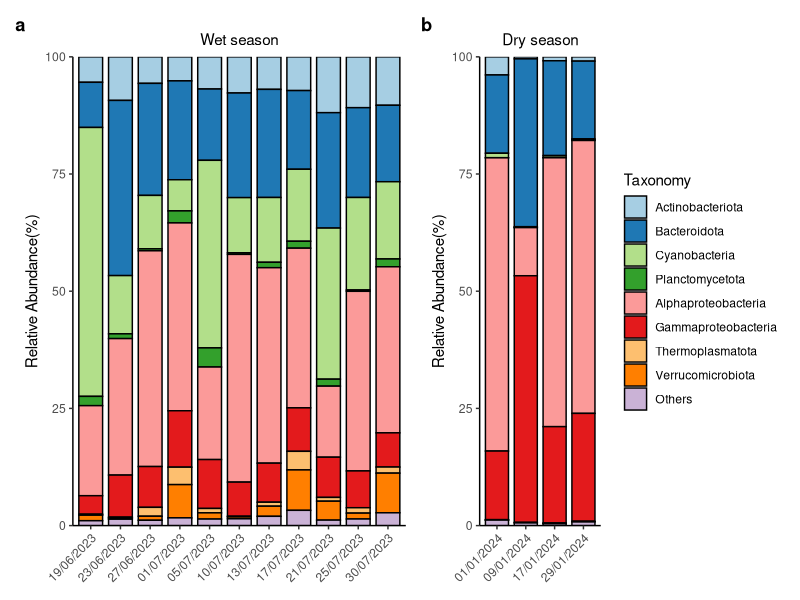

The R source for this figure:
#https://www.jianshu.com/p/f3a71b12647e
library(ggplot2)
library(cowplot)
library(RColorBrewer)
library(reshape)

library(patchwork)
library(ggpubr)

#载入数据
wd="C:/Users/l1065/Documents/Voyage/github/code/Barplot"
setwd(wd)

#读取数据
stat_BG_Summer <- read.delim('feature-table_10142_L3_BG_Summer.txt', sep = '\t', stringsAsFactors = FALSE, check.names = FALSE)
stat_BG_Winter <- read.delim('feature-table_10142_L3_BG_Winter.txt', sep = '\t', stringsAsFactors = FALSE, check.names = FALSE)
stat_DFE <- read.delim('feature-table_10142_L3_DFE.txt', sep = '\t', stringsAsFactors = FALSE, check.names = FALSE)
stat_GJH <- read.delim('feature-table_10142_L3_GJH.txt', sep = '\t', stringsAsFactors = FALSE, check.names = FALSE)
stat_55L <- read.delim('feature-table_10142_L3_55L.txt', sep = '\t', stringsAsFactors = FALSE, check.names = FALSE)

stat_long_BG_Summer <- melt(stat_BG_Summer,id=c("Taxonomy"))
stat_long_BG_Winter <- melt(stat_BG_Winter,id=c("Taxonomy"))
stat_long_DFE <- melt(stat_DFE,id=c("Taxonomy"))
stat_long_GJH <- melt(stat_GJH,id=c("Taxonomy"))
stat_long_55L <- melt(stat_55L,id=c("Taxonomy"))

names(stat_long_BG_Summer)[2:3] <- c('Sample', 'Relative_Abundance')
names(stat_long_BG_Winter)[2:3] <- c('Sample', 'Relative_Abundance')
names(stat_long_DFE)[2:3] <- c('Sample', 'Relative_Abundance')
names(stat_long_GJH)[2:3] <- c('Sample', 'Relative_Abundance')
names(stat_long_55L)[2:3] <- c('Sample', 'Relative_Abundance')

#将小数类型的相对丰度乘以 100 方便以百分比展示
stat_long_BG_Summer$Relative_Abundance <- stat_long_BG_Summer$Relative_Abundance * 100
stat_long_BG_Winter$Relative_Abundance <- stat_long_BG_Winter$Relative_Abundance * 100
stat_long_DFE$Relative_Abundance <- stat_long_DFE$Relative_Abundance * 100
stat_long_GJH$Relative_Abundance <- stat_long_GJH$Relative_Abundance * 100
stat_long_55L$Relative_Abundance <- stat_long_55L$Relative_Abundance * 100
stat_long_BG_Summer$Taxonomy <- factor(stat_long_BG_Summer$Taxonomy,levels = c("Actinobacteriota", "Bacteroidota", "Cyanobacteria", "Planctomycetota", "Alphaproteobacteria","Gammaproteobacteria","Thermoplasmatota", "Verrucomicrobiota", "Others"))
stat_long_BG_Winter$Taxonomy <- factor(stat_long_BG_Winter$Taxonomy,levels = c("Actinobacteriota", "Bacteroidota", "Cyanobacteria", "Planctomycetota", "Alphaproteobacteria","Gammaproteobacteria","Thermoplasmatota", "Verrucomicrobiota", "Others"))
stat_long_DFE$Taxonomy <- factor(stat_long_DFE$Taxonomy,levels = c("Actinobacteriota", "Bacteroidota", "Cyanobacteria", "Planctomycetota", "Alphaproteobacteria","Gammaproteobacteria","Thermoplasmatota", "Verrucomicrobiota", "Others"))
stat_long_GJH$Taxonomy <- factor(stat_long_GJH$Taxonomy,levels = c("Actinobacteriota", "Bacteroidota", "Cyanobacteria", "Planctomycetota", "Alphaproteobacteria","Gammaproteobacteria","Thermoplasmatota", "Verrucomicrobiota", "Others"))
stat_long_55L$Taxonomy <- factor(stat_long_55L$Taxonomy,levels = c("Actinobacteriota", "Bacteroidota", "Cyanobacteria", "Planctomycetota", "Alphaproteobacteria","Gammaproteobacteria","Thermoplasmatota", "Verrucomicrobiota", "Others"))

colourCount = length(unique(stat_55L$Taxonomy))
getPalette = colorRampPalette(brewer.pal(9, "Paired"))

#利用geom_bar()绘制堆栈式条形图——'stack'
s1 <- ggplot(stat_long_BG_Summer[1:99,], aes
             (Sample, weight = Relative_Abundance, fill = Taxonomy)) +
  #geom_hline(yintercept = seq(25, 100, 25), color = 'gray') +
  geom_bar(color = "black", width = 0.8, position = 'stack') +
  #scale_fill_brewer()+
  labs(y = 'Relative Abundance(%)', subtitle = "Wet season",tags = "a") +
  scale_fill_manual(values = getPalette(colourCount))+
  scale_y_continuous(expand = c(0,0)) +
  theme_classic()+
  theme(axis.title.x = element_blank(), legend.position = 'none',plot.subtitle = element_text(hjust = 0.5),  axis.text.x=element_text(angle = 45,hjust = 1), plot.tag = element_text(face = "bold"))
  #theme(axis.text.x=element_text(angle = 45,hjust = 1))
s2 <- ggplot(stat_long_BG_Winter[1:36,], aes
             (Sample, weight = Relative_Abundance, fill = Taxonomy)) +
  #geom_hline(yintercept = seq(25, 100, 25), color = 'gray') +
  geom_bar(color = "black", width = 0.8, position = 'stack') +
  labs(y = 'Relative Abundance(%)', subtitle = "Dry season",tags = "b") +
  #scale_fill_brewer()+
  scale_fill_manual(values = getPalette(colourCount))+
  scale_y_continuous(expand = c(0,0)) +
  theme_classic()+
  theme(axis.title.x = element_blank(),plot.subtitle = element_text(hjust = 0.5), axis.text.x=element_text(angle = 45,hjust = 1), plot.tag = element_text(face = "bold"))
  #theme(axis.text.x=element_text(angle = 45,hjust = 1))
s_all <- (s1+s2)+plot_layout(ncol = 2, widths = c(11, 4))
s_all

p1 <- ggplot(stat_long_DFE[1:108,], aes
             (Sample, weight = Relative_Abundance, fill = Taxonomy)) +
  #geom_hline(yintercept = seq(25, 100, 25), color = 'gray') +
  geom_bar(color = "black", width = 0.8, position = 'stack') +
  labs(subtitle = "Control",tags = "a") +
  #scale_fill_brewer()+
  scale_fill_manual(values = getPalette(colourCount))+
  scale_y_continuous(expand = c(0,0)) +
  theme_classic()+
  theme_bw(base_size = 8) +
  theme(plot.subtitle = element_text(hjust = 0.5),legend.position = 'none', axis.title.y = element_blank(), axis.text.x = element_blank(), axis.title.x = element_blank(), plot.tag = element_text(face = "bold"))
#theme(axis.text.x=element_text(angle = 45,hjust = 1), , plot.subtitle = element_text(hjust = 0.5))
p2 <- ggplot(stat_long_DFE[109:216,], aes
             (Sample, weight = Relative_Abundance, fill = Taxonomy)) +
  #geom_hline(yintercept = seq(25, 100, 25), color = 'gray') +
  geom_bar(color = "black", width = 0.8, position = 'stack') +
  labs(subtitle = "Low", y = "Relative Abundance(%)",tags = "b")+
  #scale_fill_brewer()+
  scale_fill_manual(values = getPalette(colourCount))+
  scale_y_continuous(expand = c(0,0)) +
  theme_classic()+
  theme_bw(base_size = 8) +
  theme(plot.subtitle = element_text(hjust = 0.5),legend.position = 'none', axis.title.x = element_blank(), axis.text.x = element_blank(), plot.tag = element_text(face = "bold"))
#theme(axis.text.x=element_text(angle = 45,hjust = 1))
p3 <- ggplot(stat_long_DFE[217:324,], aes
             (Sample, weight = Relative_Abundance, fill = Taxonomy)) +
  #geom_hline(yintercept = seq(25, 100, 25), color = 'gray') +
  geom_bar(color = "black", width = 0.8, position = 'stack') +
  labs(subtitle = "Medium", x = "Day\n\nWet season mesocosm",tags = "c") +
  #scale_fill_brewer()+
  scale_fill_manual('Taxonomy', values = getPalette(colourCount))+
  scale_y_continuous(expand = c(0,0)) +
  theme_classic()+
  theme_bw(base_size = 8) +
  theme(plot.subtitle = element_text(hjust = 0.5),legend.position = 'none', axis.title.y = element_blank(), plot.tag = element_text(face = "bold"))
p4 <- ggplot(stat_long_GJH[1:135,], aes
             (Sample, weight = Relative_Abundance, fill = Taxonomy)) +
  #geom_hline(yintercept = seq(25, 100, 25), color = 'gray') +
  geom_bar(color = "black", width = 0.8, position = 'stack') +
  labs(subtitle = "Control",tags = "d") +
  #scale_fill_brewer()+
  scale_fill_manual(values = getPalette(colourCount))+
  scale_y_continuous(expand = c(0,0)) +
  theme_classic()+
  theme_bw(base_size = 8) +
  theme(plot.subtitle = element_text(hjust = 0.5),legend.position = 'none', axis.title.x = element_blank(), axis.text.x = element_blank(), axis.title.y = element_blank(), plot.tag = element_text(face = "bold"))
p5 <- ggplot(stat_long_GJH[136:270,], aes
             (Sample, weight = Relative_Abundance, fill = Taxonomy)) +
  #geom_hline(yintercept = seq(25, 100, 25), color = 'gray') +
  geom_bar(color = "black", width = 0.8, position = 'stack') +
  labs( x = 'Day', subtitle = "Low",tags = "e") +
  #scale_fill_brewer()+
  scale_fill_manual(values = getPalette(colourCount))+
  scale_y_continuous(expand = c(0,0)) +
  theme_classic()+
  theme_bw(base_size = 8) +
  theme(plot.subtitle = element_text(hjust = 0.5),legend.position = 'none', axis.title.x = element_blank(), axis.title.y = element_blank(), axis.text.x = element_blank(), plot.tag = element_text(face = "bold"))
p6 <- ggplot(stat_long_GJH[271:405,], aes
             (Sample, weight = Relative_Abundance, fill = Taxonomy)) +
  #geom_hline(yintercept = seq(25, 100, 25), color = 'gray') +
  geom_bar(color = "black", width = 0.8, position = 'stack') +
  labs( x = 'Day\n\nDry season mesocosm', subtitle = "Medium",tags = "f") +
  #scale_fill_brewer()+
  scale_fill_manual(values = getPalette(colourCount))+
  scale_y_continuous(expand = c(0,0)) +
  theme_classic()+
  theme_bw(base_size = 8) +
  theme(plot.subtitle = element_text(hjust = 0.5),legend.position = 'none', axis.title.y = element_blank(), plot.tag = element_text(face = "bold"))
p7 <- ggplot(stat_long_55L[1:54,], aes
             (Sample, weight = Relative_Abundance, fill = Taxonomy)) +
  #geom_hline(yintercept = seq(25, 100, 25), color = 'gray') +
  geom_bar(color = "black", width = 0.8, position = 'stack') +
  labs(subtitle = "Control",tags = "g") +
  #scale_fill_brewer()+
  scale_fill_manual(values = getPalette(colourCount))+
  scale_y_continuous(expand = c(0,0)) +
  theme_classic()+
  theme_bw(base_size = 8) +
  theme(plot.subtitle = element_text(hjust = 0.5),axis.title.x = element_blank(), axis.text.x = element_blank(), legend.position = 'none', axis.title.y = element_blank(), plot.tag = element_text(face = "bold"))
p8 <- ggplot(stat_long_55L[55:108,], aes
             (Sample, weight = Relative_Abundance, fill = Taxonomy)) +
  #geom_hline(yintercept = seq(25, 100, 25), color = 'gray') +
  geom_bar(color = "black", width = 0.8, position = 'stack') +
  labs(subtitle = "Low",tags = "h") +
  #scale_fill_brewer()+
  scale_fill_manual(values = getPalette(colourCount))+
  scale_y_continuous(expand = c(0,0)) +
  theme_classic()+
  theme_bw(base_size = 8) +
  theme(plot.subtitle = element_text(hjust = 0.5),axis.title.x = element_blank(), axis.text.x = element_blank(), legend.position = 'none', axis.title.y = element_blank(), plot.tag = element_text(face = "bold"))
p9 <- ggplot(stat_long_55L[109:162,], aes
             (Sample, weight = Relative_Abundance, fill = Taxonomy)) +
  #geom_hline(yintercept = seq(25, 100, 25), color = 'gray') +
  geom_bar(color = "black", width = 0.8, position = 'stack') +
  labs(subtitle = "Medium",tags = "i") +
  #scale_fill_brewer()+
  scale_fill_manual(values = getPalette(colourCount))+
  scale_y_continuous(expand = c(0,0)) +
  theme_classic()+
  theme_bw(base_size = 8) +
  theme(plot.subtitle = element_text(hjust = 0.5),axis.title.x = element_blank(), axis.text.x = element_blank(), legend.position = 'none', axis.title.y = element_blank(), plot.tag = element_text(face = "bold"))
p10 <- ggplot(stat_long_55L[163:216,], aes
             (Sample, weight = Relative_Abundance, fill = Taxonomy)) +
  #geom_hline(yintercept = seq(25, 100, 25), color = 'gray') +
  geom_bar(color = "black", width = 0.8, position = 'stack') +
  labs( x = 'Day\n\n55L microcosm', subtitle = "High",tags = "j") +
  #scale_fill_brewer()+
  scale_fill_manual(values = getPalette(colourCount))+
  scale_y_continuous(expand = c(0,0)) +
  theme_classic()+
  theme_bw(base_size = 8) +
  theme(plot.subtitle = element_text(hjust = 0.5),axis.title.y = element_blank(), plot.tag = element_text(face = "bold"), legend.text = element_text(size = 9), legend.title = element_text(size = 9))
#blank_plot <- ggplot(data.frame(), aes(x = 0, y = 0)) +theme_void() # 留白
#p1+((p2|blank_plot)/(p4|p3)/(p6|p5)/(p8|p7))+plot_layout(widths = c(1, 2))

#绘制总图
p_all <- ((p1/p2/p3)|(p4/p5/p6)|(p7/p8/p9/p10))+plot_layout(ncol = 3, widths = c(4, 5, 3))
